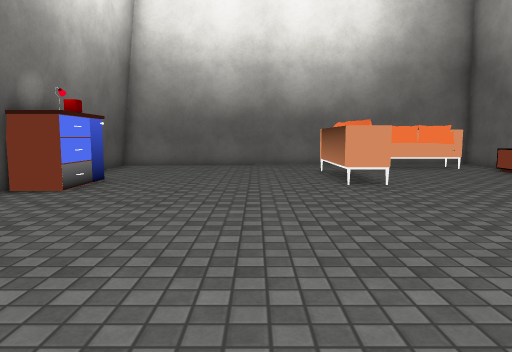
View 1 (above)

16 first-person views from a walk through a scene from a Unity 3-D project. The camera is 1.2 m above the floor, tilts 6° down and sees 70° across. The floor is counted in squares, 1 m on a side. Each view is taken from the middle of a square. On the plan, view 1 faces up. The plan holds only what a view shows up to about 15 squares ahead; the rest is blank. The place goes on beyond the plan. Door leaves are left out, so doorways stand open. Some surface patterns are stand-ins.

View 2
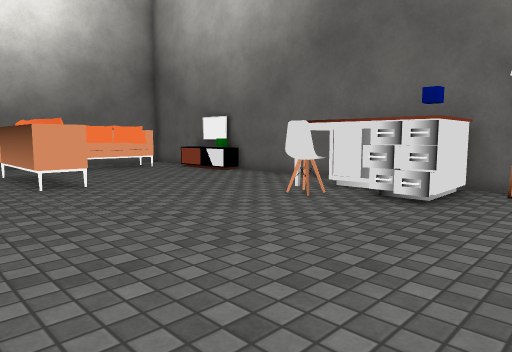

View 3
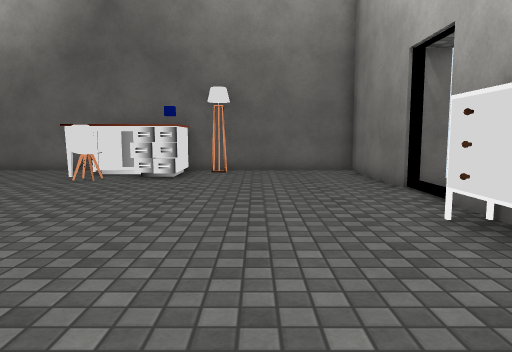

View 4
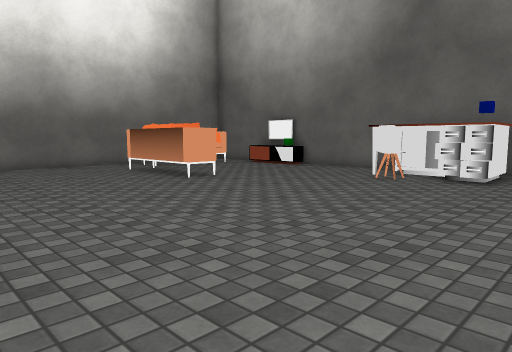

View 5
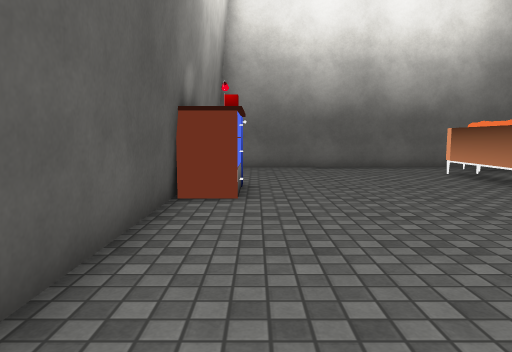

View 6
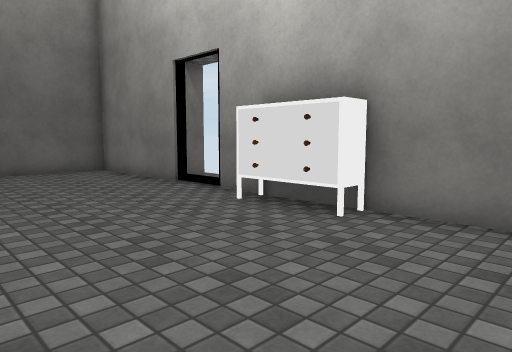

View 7
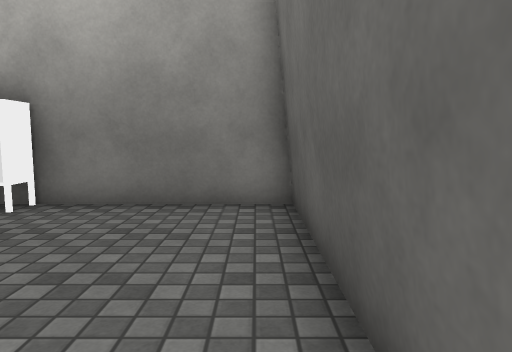

View 8
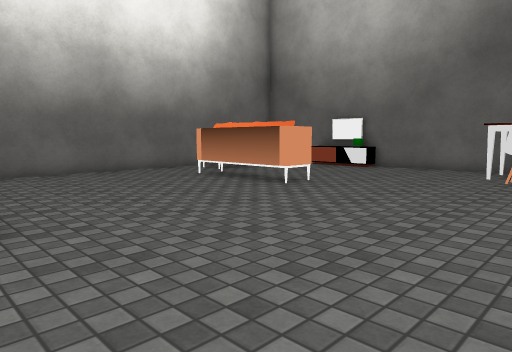

View 9
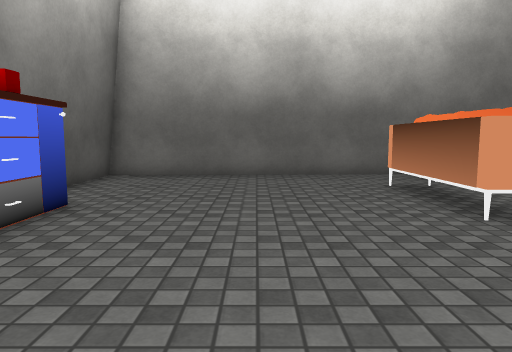

View 10
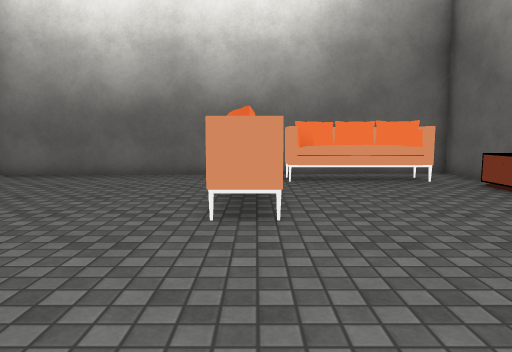

View 11
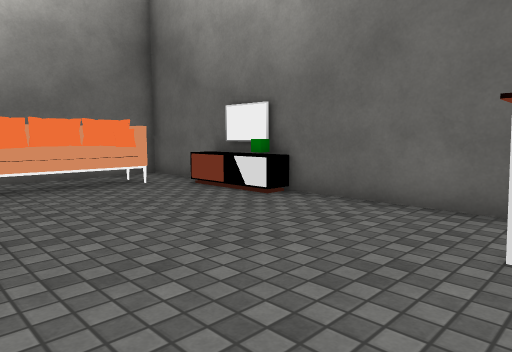

View 12
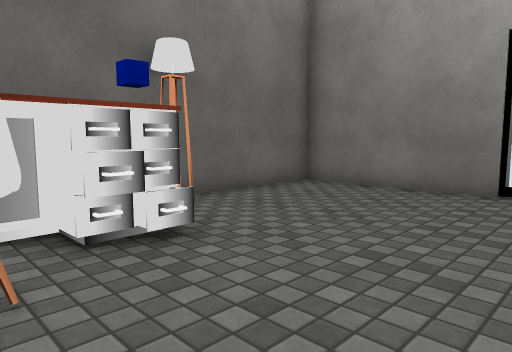

View 13
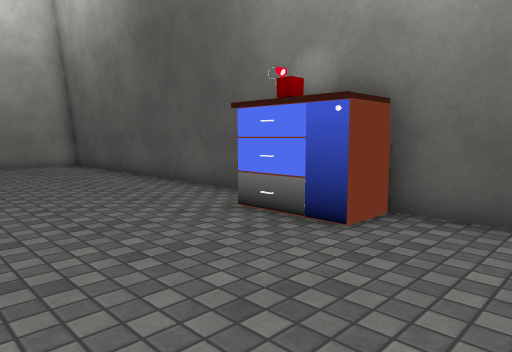

View 14
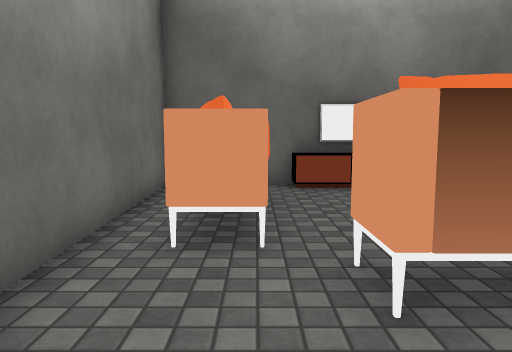

View 15
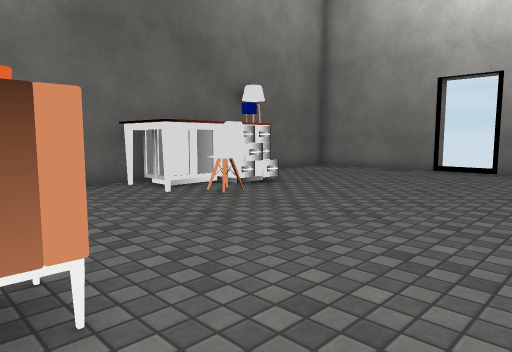

View 16
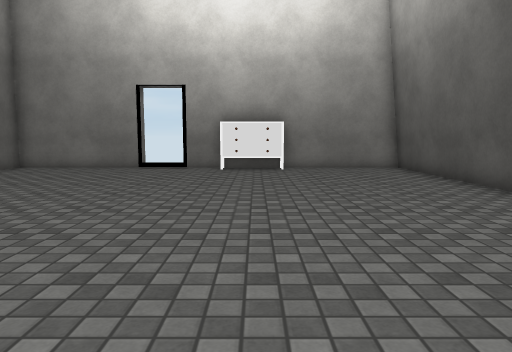

### Floor plan
Key: @ floor where view 1 was taken; # wall or solid block; . floor; D open door; S sofa; C console; G green cube; H chair; B blue cube; R dresser; O other object.
Columns run from 6 left of view 1 to 10 right of it. Each row starts with its distance up from view 1.
 16 ################
 15 #.........SSSSS#
 14 #.........SSSSS##
 13 #.......SS.....C#
 12 #.......SS.....C#
 11 #.......SS.....G#
 10 #OO.....SS.....C#
  9 # O......S......#
  8 #O..............#
  7 #...............#
  6 #............OOO#
  5 #...........HHOO#
  4 #...........HOO #
  3 #............BOO#
  2 #............OOO#
  1 #..............##
  0 #.....@.........#
 -1 #...............#
 -2 #...............#
 -3 #....RRR........#
 -4 #########DD######

Positions as (right, up) in squares from view 1, and headings:
1: (0, 0), facing up
2: (0, 0), facing up-right
3: (-4, 0), facing right
4: (-4, 0), facing up-right
5: (-4, 1), facing up
6: (-4, 2), facing down-right
7: (-5, 3), facing down
8: (-5, 3), facing up-right
9: (-1, 4), facing up
10: (3, 4), facing up
11: (3, 5), facing up-right
12: (3, 5), facing down-right
13: (0, 13), facing down-left
14: (0, 14), facing right
15: (0, 10), facing down-right
16: (0, 11), facing down
